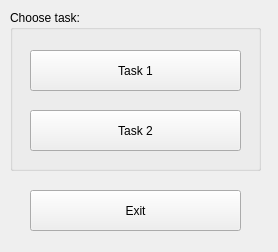
<?xml version="1.0" encoding="UTF-8"?>
<ui version="4.0">
 <class>MainWindow</class>
 <widget class="QMainWindow" name="MainWindow">
  <property name="geometry">
   <rect>
    <x>0</x>
    <y>0</y>
    <width>278</width>
    <height>252</height>
   </rect>
  </property>
  <property name="windowTitle">
   <string>Homework 3 (Qt C++)</string>
  </property>
  <widget class="QWidget" name="centralwidget">
   <widget class="QGroupBox" name="groupBox">
    <property name="geometry">
     <rect>
      <x>10</x>
      <y>10</y>
      <width>251</width>
      <height>161</height>
     </rect>
    </property>
    <property name="title">
     <string>Choose task:</string>
    </property>
    <widget class="QPushButton" name="btnTask1">
     <property name="geometry">
      <rect>
       <x>20</x>
       <y>40</y>
       <width>211</width>
       <height>41</height>
      </rect>
     </property>
     <property name="toolTip">
      <string>Start 'task 1'</string>
     </property>
     <property name="text">
      <string>Task 1</string>
     </property>
    </widget>
    <widget class="QPushButton" name="btnTask2">
     <property name="geometry">
      <rect>
       <x>20</x>
       <y>100</y>
       <width>211</width>
       <height>41</height>
      </rect>
     </property>
     <property name="toolTip">
      <string>Start 'task 2'</string>
     </property>
     <property name="text">
      <string>Task 2</string>
     </property>
    </widget>
   </widget>
   <widget class="QPushButton" name="btnExit">
    <property name="geometry">
     <rect>
      <x>30</x>
      <y>190</y>
      <width>211</width>
      <height>41</height>
     </rect>
    </property>
    <property name="toolTip">
     <string>Exit app</string>
    </property>
    <property name="text">
     <string>Exit</string>
    </property>
   </widget>
  </widget>
 </widget>
 <resources/>
 <connections/>
</ui>
